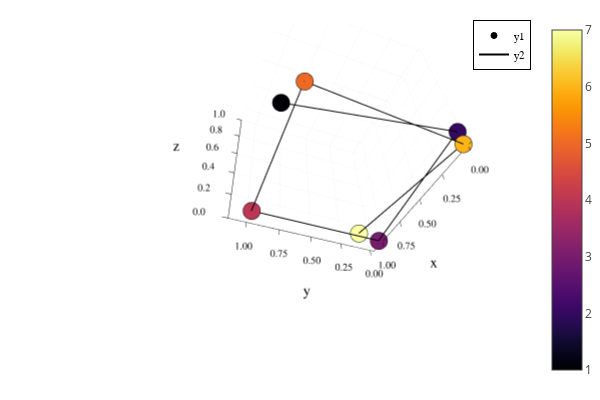

The code cell stored with this chart in its notebook:
### Code cell
Q = fourKnot(1.1)
fig = Plots.plot(zlim=(0,1))
plotChain!(Q)
display(fig)

### Figure 1 — Plotly figure (JSON) as saved in the notebook; plotly's stock layout.template omitted (floating-point values rounded to 4 significant figures; data arrays with more than 128 entries replaced by an {"elided": "..."} marker saying what was removed)
{"data": [{"colorbar": {"title": {"text": ""}}, "legendgroup": "y1", "marker": {"color": "rgba(0, 0, 4, 1.000)", "line": {"color": "rgba(0, 0, 0, 1)", "width": 1}, "size": 6, "symbol": "circle"}, "mode": "markers", "name": "y1", "scene": "scene", "showlegend": true, "type": "scatter3d", "x": [0.1], "xaxis": "x", "y": [1.1], "yaxis": "y", "z": [2.443e-09], "zaxis": "z", "zmax": 7, "zmin": 1}, {"colorbar": {"title": {"text": ""}}, "legendgroup": "y1", "marker": {"color": "rgba(51, 10, 94, 1.000)", "line": {"color": "rgba(0, 0, 0, 1)", "width": 1}, "size": 6, "symbol": "circle"}, "mode": "markers", "name": "y1", "scene": "scene", "showlegend": false, "type": "scatter3d", "x": [6.295e-09], "xaxis": "x", "y": [6.959e-09], "yaxis": "y", "z": [0.1], "zaxis": "z", "zmax": 7, "zmin": 1}, {"colorbar": {"title": {"text": ""}}, "legendgroup": "y1", "marker": {"color": "rgba(120, 28, 109, 1.000)", "line": {"color": "rgba(0, 0, 0, 1)", "width": 1}, "size": 6, "symbol": "circle"}, "mode": "markers", "name": "y1", "scene": "scene", "showlegend": false, "type": "scatter3d", "x": [1.0], "xaxis": "x", "y": [2.154e-09], "yaxis": "y", "z": [6.04e-09], "zaxis": "z", "zmax": 7, "zmin": 1}, {"colorbar": {"title": {"text": ""}}, "legendgroup": "y1", "marker": {"color": "rgba(187, 55, 85, 1.000)", "line": {"color": "rgba(0, 0, 0, 1)", "width": 1}, "size": 6, "symbol": "circle"}, "mode": "markers", "name": "y1", "scene": "scene", "showlegend": false, "type": "scatter3d", "x": [1.0], "xaxis": "x", "y": [1.0], "yaxis": "y", "z": [4.018e-09], "zaxis": "z", "zmax": 7, "zmin": 1}, {"colorbar": {"title": {"text": ""}}, "legendgroup": "y1", "marker": {"color": "rgba(237, 105, 37, 1.000)", "line": {"color": "rgba(0, 0, 0, 1)", "width": 1}, "size": 6, "symbol": "circle"}, "mode": "markers", "name": "y1", "scene": "scene", "showlegend": false, "type": "scatter3d", "x": [9.311e-09], "xaxis": "x", "y": [1.0], "yaxis": "y", "z": [0.1], "zaxis": "z", "zmax": 7, "zmin": 1}, {"colorbar": {"title": {"text": ""}}, "legendgroup": "y1", "marker": {"color": "rgba(252, 181, 25, 1.000)", "line": {"color": "rgba(0, 0, 0, 1)", "width": 1}, "size": 6, "symbol": "circle"}, "mode": "markers", "name": "y1", "scene": "scene", "showlegend": false, "type": "scatter3d", "x": [5.563e-09], "xaxis": "x", "y": [6.072e-09], "yaxis": "y", "z": [3.452e-10], "zaxis": "z", "zmax": 7, "zmin": 1}, {"colorbar": {"title": {"text": ""}}, "legendgroup": "y1", "marker": {"color": "rgba(252, 255, 164, 1.000)", "line": {"color": "rgba(0, 0, 0, 1)", "width": 1}, "size": 6, "symbol": "circle"}, "mode": "markers", "name": "y1", "scene": "scene", "showlegend": false, "type": "scatter3d", "x": [1.1], "xaxis": "x", "y": [0.1], "yaxis": "y", "z": [0.1], "zaxis": "z", "zmax": 7, "zmin": 1}, {"colorbar": {"title": {"text": ""}}, "hoverinfo": "none", "marker": {"cmax": 7, "cmin": 1, "color": [0.5], "colorscale": {"elided": "256x2 mixed values"}, "opacity": 1e-10, "showscale": true, "size": 1e-10}, "mode": "markers", "name": "y1", "scene": "scene", "showlegend": false, "type": "scatter3d", "x": [0.1], "xaxis": "x", "y": [1.1], "yaxis": "y", "z": [2.443e-09], "zaxis": "z", "zmax": 7, "zmin": 1}, {"colorbar": {"title": {"text": ""}}, "legendgroup": "y2", "line": {"color": "rgba(0, 0, 0, 1)", "dash": "solid", "shape": "linear", "width": 2}, "mode": "lines", "name": "y2", "scene": "scene", "showlegend": true, "type": "scatter3d", "x": [0.1, 6.295e-09, 1.0, 1.0, 9.311e-09, 5.563e-09, 1.1], "xaxis": "x", "y": [1.1, 6.959e-09, 2.154e-09, 1.0, 1.0, 6.072e-09, 0.1], "yaxis": "y", "z": [2.443e-09, 0.1, 6.04e-09, 4.018e-09, 0.1, 3.452e-10, 0.1], "zaxis": "z", "zmax": 7, "zmin": 1}], "layout": {"annotations": [], "height": 400, "legend": {"bgcolor": "rgba(255, 255, 255, 1.000)", "bordercolor": "rgba(0, 0, 0, 1)", "borderwidth": 1, "font": {"color": "rgba(0, 0, 0, 1)", "family": "sans-serif", "size": 11}, "title": {"font": {"color": "rgba(0, 0, 0, 1)", "family": "sans-serif", "size": 15}, "text": ""}, "tracegroupgap": 0, "traceorder": "normal", "x": 1, "xanchor": "auto", "y": 1, "yanchor": "auto"}, "margin": {"b": 20, "l": 0, "r": 0, "t": 20}, "paper_bgcolor": "rgba(255, 255, 255, 1.000)", "plot_bgcolor": "rgba(255, 255, 255, 1.000)", "scene": {"aspectmode": "auto", "aspectratio": {"x": 1, "y": 1, "z": 1}, "camera": {"center": {"x": 0.439, "y": 0.1344, "z": -0.1785}, "eye": {"x": -1.365, "y": 0.795, "z": -2.058}, "projection": {"type": "perspective"}, "up": {"x": 0, "y": 0, "z": 1}}, "domain": {"x": [0.09128, 0.9934], "y": [0.07581, 0.9902]}, "xaxis": {"gridcolor": "rgba(0, 0, 0, 0.1)", "gridwidth": 0.5, "linecolor": "rgba(0, 0, 0, 1)", "mirror": false, "range": [-0.033, 1.133], "showgrid": true, "showline": true, "showticklabels": true, "tickangle": 0, "tickcolor": "rgb(0, 0, 0)", "tickfont": {"color": "rgba(0, 0, 0, 1)", "family": "sans-serif", "size": 11}, "tickmode": "array", "ticks": "inside", "ticktext": ["0.00", "0.25", "0.50", "0.75", "1.00"], "tickvals": [0, 0.25, 0.5, 0.75, 1], "title": {"font": {"color": "rgba(0, 0, 0, 1)", "family": "sans-serif", "size": 15}, "text": "x"}, "type": "linear", "visible": true, "zeroline": false, "zerolinecolor": "rgba(0, 0, 0, 1)"}, "yaxis": {"gridcolor": "rgba(0, 0, 0, 0.1)", "gridwidth": 0.5, "linecolor": "rgba(0, 0, 0, 1)", "mirror": false, "range": [-0.033, 1.133], "showgrid": true, "showline": true, "showticklabels": true, "tickangle": 0, "tickcolor": "rgb(0, 0, 0)", "tickfont": {"color": "rgba(0, 0, 0, 1)", "family": "sans-serif", "size": 11}, "tickmode": "array", "ticks": "inside", "ticktext": ["0.00", "0.25", "0.50", "0.75", "1.00"], "tickvals": [0, 0.25, 0.5, 0.75, 1], "title": {"font": {"color": "rgba(0, 0, 0, 1)", "family": "sans-serif", "size": 15}, "text": "y"}, "type": "linear", "visible": true, "zeroline": false, "zerolinecolor": "rgba(0, 0, 0, 1)"}, "zaxis": {"gridcolor": "rgba(0, 0, 0, 0.1)", "gridwidth": 0.5, "linecolor": "rgba(0, 0, 0, 1)", "mirror": false, "range": [0, 1], "showgrid": true, "showline": true, "showticklabels": true, "tickangle": 0, "tickcolor": "rgb(0, 0, 0)", "tickfont": {"color": "rgba(0, 0, 0, 1)", "family": "sans-serif", "size": 11}, "tickmode": "array", "ticks": "inside", "ticktext": ["0.0", "0.2", "0.4", "0.6", "0.8", "1.0"], "tickvals": [0, 0.2, 0.4, 0.6, 0.8, 1], "title": {"font": {"color": "rgba(0, 0, 0, 1)", "family": "sans-serif", "size": 15}, "text": "z"}, "type": "linear", "visible": true, "zeroline": false, "zerolinecolor": "rgba(0, 0, 0, 1)"}}, "showlegend": true, "width": 600}}
